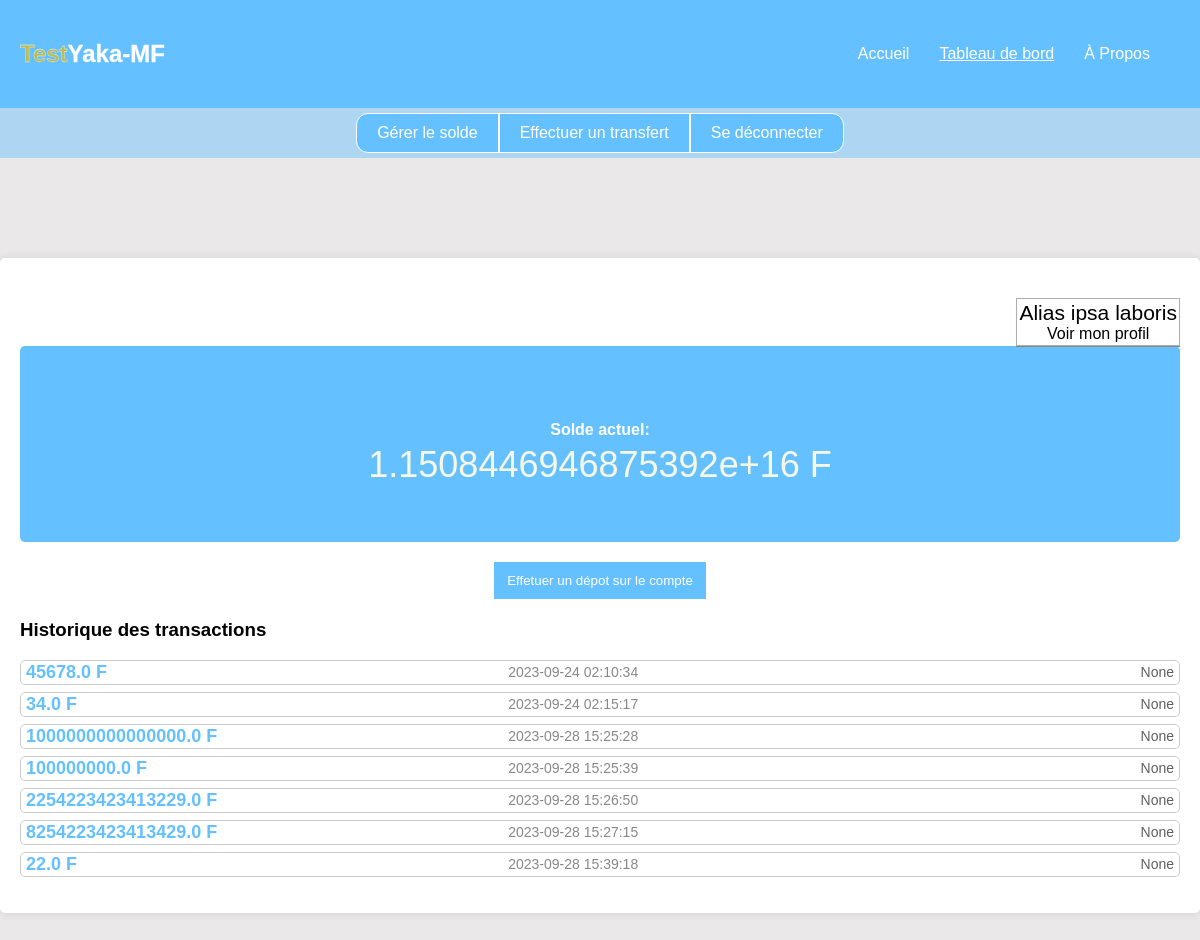
/dashboard (signed in), run on the app's committed database.
### tables this page shows
CREATE TABLE utilisateur (
        id INTEGER PRIMARY KEY AUTOINCREMENT,
        nom TEXT,
        email TEXT UNIQUE,
        contact TEXT UNIQUE,
        mot_de_passe TEXT,
        solde REAL DEFAULT 3000
    );

CREATE TABLE historique_operation (
        id INTEGER PRIMARY KEY AUTOINCREMENT,
        utilisateur_id INTEGER,
        description TEXT,
        contact_destinataire TEXT,
        montant REAL,
        date DATETIME DEFAULT CURRENT_TIMESTAMP
    );

### app.py (the view)
@app.route('/dashboard')
@login_required
def dashboard():
    cursor.execute('SELECT * FROM historique_operation WHERE utilisateur_id = ?', (current_user.id,))
    historique_operations = cursor.fetchall()
    return render_template('dashboard.html', utilisateur=current_user, historique_operations=historique_operations)

### app.py (called while the page is built)
@login_manager.user_loader
def load_user(user_id):
    cursor.execute('SELECT * FROM utilisateur WHERE id = ?', (user_id,))
    utilisateur_data = cursor.fetchone()
    if utilisateur_data:
        return Utilisateur(*utilisateur_data)
    return None

### templates/dashboard.html (shortened to what this page needs)
<!DOCTYPE html>
<html lang="en">
<head>
    <link rel="stylesheet" href="../static/css/dashboard.css">
</head>
<body>
    <div class="tableau-de-bord">
        <div class="logo">
            <a href=""><h2 style="color: rgb(188, 188, 89); -webkit-text-stroke: 0.3px white;">Test<span style="color: white;">Yaka-MF</span></h2></a>
        </div>
        <div class="menu">
            <ul>
                <li><a href="{{ url_for('accueil_inscrip') }}">Accueil</a></li>
                <li><a href="{{ url_for('dashboard') }}" style="text-decoration: underline;">Tableau de bord</a></li>
                <li><a href="{{ url_for('a_propos') }}">À Propos</a></li>
            </ul>
        </div>
    </div>
    <div class="barre-menu">
        <button class="menu-bouton1"> <a href="{{ url_for('solde') }}">Gérer le solde</a></button>
        <button class="menu-bouton2"> <a href="{{ url_for('transfert') }}">Effectuer un transfert</a></button>
        <button class="menu-bouton3"> <a href="{{ url_for('deconnexion') }}">Se déconnecter</a></button>
    </div>
    <div class="container">
        <div class="div_profil">
            <a href="{{url_for('profil')}}" id="profile-link"><span style="font-size: 21px;">{{  utilisateur.nom }}</span><br>Voir mon profil</a>
        </div>
            <div class="solde-container">
                <p class="solde"><span class="p_solde" style="text-align: center;font-weight: bold;">Solde actuel:</span> <br> {{ utilisateur.solde }} F</p>
            </div>
        <div class="text-center mt-4">
            <button id="recharge-button" class="bouton_recharger">Effetuer un dépot sur le compte</button>
        </div>
        <h3 class="mt-4">Historique des transactions</h3>
        <ul class="list-unstyled">
            {% for operation in historique_operations %}
            <div class="historique-operation">
                <p class="montant">{{ operation[4] }} F</p>
                <div style="display: flex; justify-content: space-between; width: 58%; ">
                    <p class="date-heure">{{ operation[5] }}</p>
                    <p class="contact-destinataire">{{ operation[3] }}</p>
                </div>
            </div>
            {% endfor %}
        </ul>
    </div>
</body>
</html>

### static/css/dashboard.css (style rules this page uses)
body { font-family: Arial, sans-serif; margin: 0; padding: 0; background: #eae8e8; }
a { text-decoration: none; color: white; }
.tableau-de-bord { display: flex; justify-content: space-between; align-items: center; padding: 20px; background-color: #65C0FF; color: white; }
.menu li { margin-right: 30px; }
.menu a { text-decoration: none; color: white; }
.menu ul { list-style: none; display: flex; margin: 0; padding: 0; }
.barre-menu { display: flex; justify-content: center; align-items: center; height: 50px; background-color: #65bfff75; }
.menu-bouton1, .menu-bouton2, .menu-bouton3, .menu-bouton4 { background-color: #65C0FF; color: #fff; border: none; padding: 10px 20px; border: 1px solid; cursor: pointer; font-size: 16px; transition: background-color 0.3s ease; }
.menu-bouton1 { border-radius: 12px 0 0 12px; }
.menu-bouton3 { border-radius: 0 12px 12px 0 ; }
.container { max-width: 1200px; margin: 100px auto; background-color: #fff; border-radius: 5px; box-shadow: 0 0 10px rgba(0, 0, 0, 0.1); padding: 20px; }
h2 { font-size: 24px; color: #333333; }
.text-center { text-align: center; }
.mt-4 { margin-top: 20px; }
.list-unstyled { list-style: none; padding: 0; }
.historique-operation { background-color: #fff; border: 1px solid #cccccc; padding: 5px; height: 13px; margin-bottom: 7px; border-radius: 5px; display: flex; justify-content: space-between; align-items: center; }
.montant { font-size: 18px; font-weight: bold; color: #65C0FF; }
.date-heure { font-size: 14px; color: #888888; }
.contact-destinataire { font-size: 14px; color: #5f5f5f; }
.bouton_recharger { border: 1px solid #65C0FF; padding: 10px 12px; }
button { background-color: #65C0FF; color: #fff; cursor: pointer; }
#profile-link { display: block; text-align: center; margin-top: 20px; }
.solde-container { text-align: center; display: flex; justify-content: space-around; align-items: center; background-color: #65C0FF; color: #fff; padding: 20px; border-radius: 5px; }
.solde { text-align: center; font-size: 36px; color: rgb(247, 248, 228); }
.p_solde { text-align: center; font-size: 16px; color: white; font-weight: bold; }
.div_profil { justify-content: end; display: flex; }
.div_profil a { color: black; border: 1px solid rgb(175, 173, 173); padding: 2px; box-shadow: 0.1px 0.5px 0.5px 0 rgb(136, 134, 134); }
#recharge-button { background-color: #65C0FF; }

### data on the page
utilisateur: nom "Alias ipsa laboris", solde "1.1508446946875392e+16"
historique_operation: montant "45678.0", date "2023-09-24 02:10:34", operation "None"
historique_operation: montant "34.0", date "2023-09-24 02:15:17", operation "None"
historique_operation: montant "1000000000000000.0", date "2023-09-28 15:25:28", operation "None"
historique_operation: montant "100000000.0", date "2023-09-28 15:25:39", operation "None"
historique_operation: montant "2254223423413229.0", date "2023-09-28 15:26:50", operation "None"
historique_operation: montant "8254223423413429.0", date "2023-09-28 15:27:15", operation "None"
historique_operation: montant "22.0", date "2023-09-28 15:39:18", operation "None"
